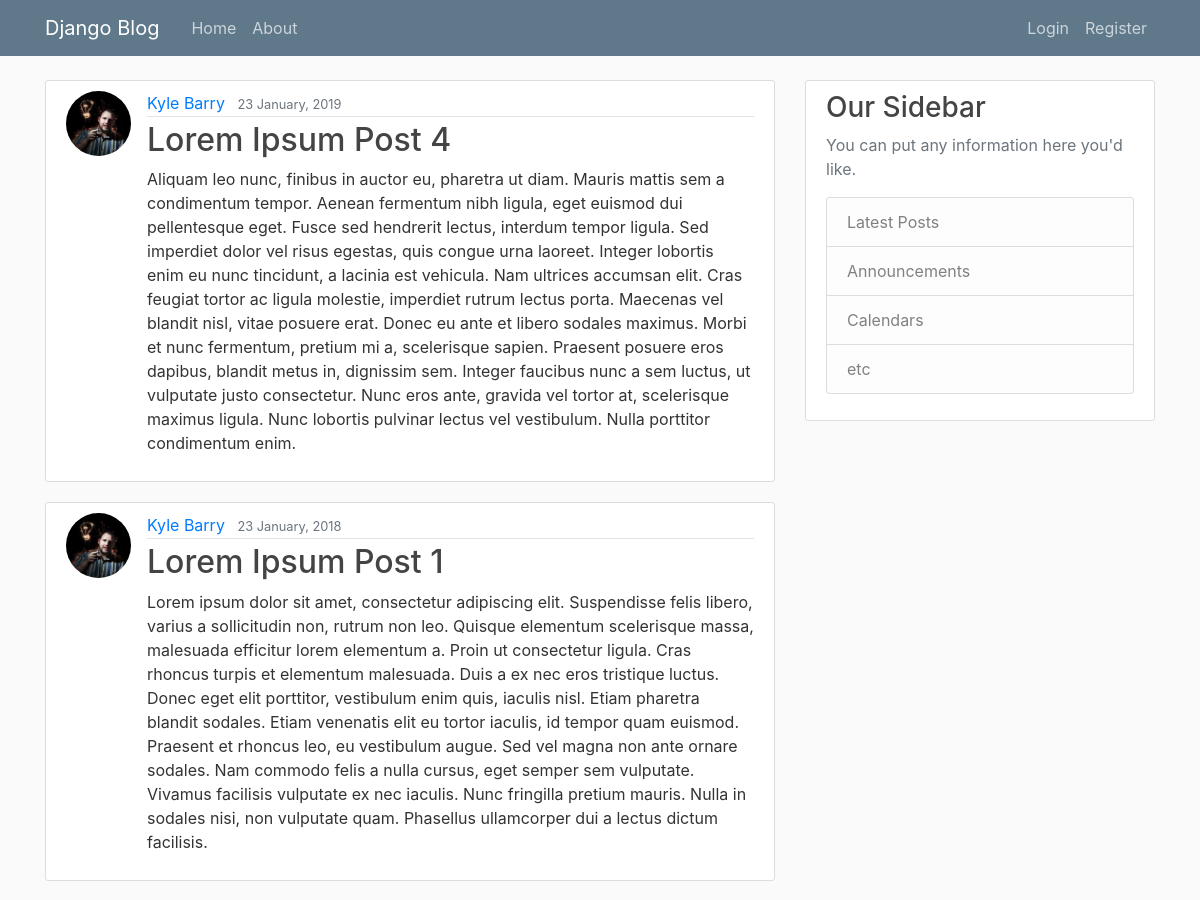
Before: / (upper part) with the older database file.
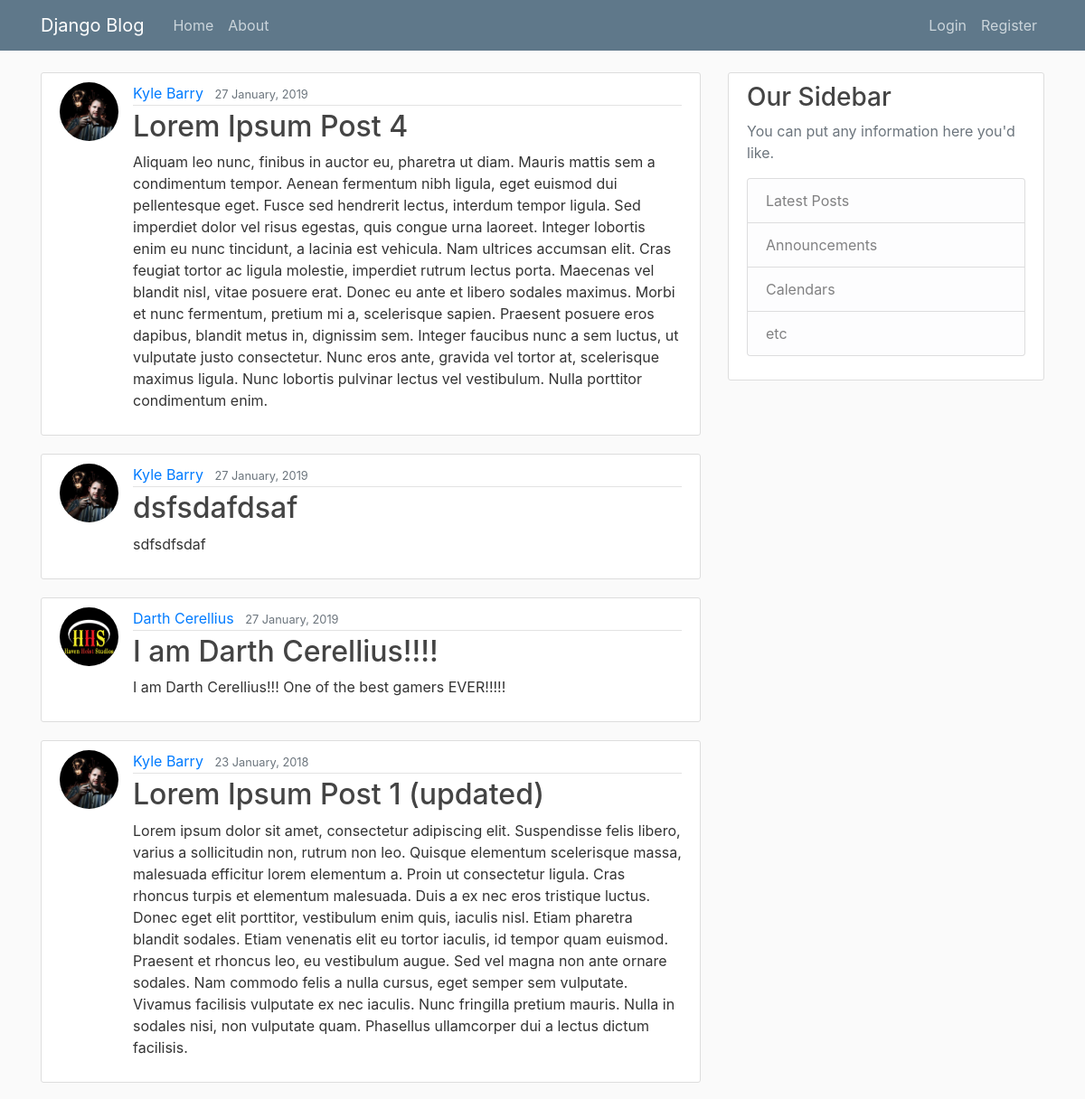
After: the same page with the newer database file.
### blog/models.py (models this page shows, shortened)
class Post(models.Model):
    title = models.CharField(max_length=100)
    content = models.TextField()
    date_posted = models.PositiveIntegerField()
    author = models.ForeignKey(User, on_delete=models.CASCADE)

### users/models.py (models this page shows, shortened)
class Profile (models.Model):
    user = models.OneToOneField(User, on_delete=models.CASCADE)
    image = models.ImageField(default='default.jpeg', upload_to='profile-pics')
    bio = models.TextField(default='')

### blog/views.py (the view)
# urls.py: path('', PostListView.as_view(), name="blog-home"),
class PostListView(ListView):
    model = Post
    template_name = 'blog/home.html'
    context_object_name = 'posts'
    ordering = ['-date_posted']

### blog/templatetags/timetags.py (called while the page is built)
def print_timestamp(timestamp):
    try:
        ts = float(timestamp)
    except ValueError:
        return None
    return "{:%d %B, %Y}".format(datetime.datetime.fromtimestamp(ts))

### blog/templates/blog/home.html
{% extends "blog/base.html" %}
{% load timetags %}
{% block content %}
    {% for post in posts%}
        <article class="media content-section">
        <img class="rounded-circle article-img" src="{{ post.author.profile.image.url }}">
          <div class="media-body">
            <div class="article-metadata">
              <a class="mr-2" href="{% url 'view-user-profile' view_user=post.author.username %}">{{ post.author.first_name }} {{ post.author.last_name }}</a>
              <small class="text-muted">{{ post.date_posted|print_timestamp }}</small>
            </div>
            <h2><a class="article-title" href="{% url 'blog-detail' post.id %}">{{ post.title }}</a></h2>
            <p class="article-content">{{ post.content }}</p>
          </div>
        </article>
    {% endfor %}
{% endblock %}

### blog/templates/blog/base.html (shortened to what this page needs)
{% load static %}
<!DOCTYPE html>
<html lang="en">
<head>
    <link rel="stylesheet" href="https://stackpath.bootstrapcdn.com/bootstrap/4.2.1/css/bootstrap.min.css">
    <link rel="stylesheet" type="text/css" href="{% static 'blog/main.css' %}">
</head>
<body>
    <header class="site-header">
      <nav class="navbar navbar-expand-md navbar-dark bg-steel fixed-top">
        <div class="container">
          <a class="navbar-brand mr-4" href="/">Django Blog</a>
          <div class="collapse navbar-collapse" id="navbarToggle">
            <div class="navbar-nav mr-auto">
              <a class="nav-item nav-link" href="{% url 'blog-home' %}">Home</a>
              <a class="nav-item nav-link" href="{% url 'about-home' %}">About</a>
            </div>
            <div class="navbar-nav">
                {% if user.is_authenticated %}
                    <a class="nav-item nav-link" href="{% url 'user-profile' edit=0%}">{{ user.first_name }} {{ user.last_name }}</a>
                    <a class="nav-item nav-link" href="{% url 'logout' %}">Logout</a>
                {% else %}
                  <a class="nav-item nav-link" href="{% url 'login' %}">Login</a>
                  <a class="nav-item nav-link" href="{% url 'users-home' %}">Register</a>
                {% endif %}
            </div>
          </div>
        </div>
      </nav>
    </header>
    <main role="main" class="container">
      <div class="row">
        <div class="col-md-8">
          {% block content %}{% endblock %}
        </div>
        <div class="col-md-4">
          <div class="content-section">
            <h3>Our Sidebar</h3>
            <p class='text-muted'>You can put any information here you'd like.
              <ul class="list-group">
                <li class="list-group-item list-group-item-light">Latest Posts</li>
                <li class="list-group-item list-group-item-light">Announcements</li>
                <li class="list-group-item list-group-item-light">Calendars</li>
                <li class="list-group-item list-group-item-light">etc</li>
              </ul>
            </p>
          </div>
        </div>
      </div>
    </main>
</body>
</html>

### blog/static/blog/main.css (style rules this page uses)
body { background: #fafafa; color: #333333; margin-top: 5rem; }
h1, h2, h3, h4, h5, h6 { color: #444444; }
ul { margin: 0; }
.bg-steel { background-color: #5f788a; }
.site-header .navbar-nav .nav-link { color: #cbd5db; }
.content-section { background: #ffffff; padding: 10px 20px; border: 1px solid #dddddd; border-radius: 3px; margin-bottom: 20px; }
.article-title { color: #444444; }
.article-content { white-space: pre-line; }
.article-img { height: 65px; width: 65px; margin-right: 16px; }
.article-metadata { padding-bottom: 1px; margin-bottom: 4px; border-bottom: 1px solid #e3e3e3 }

Changed rows visible on the page:
changed Post "Lorem Ipsum Post 4": date_posted|print_timestamp "23 January, 2019" → "27 January, 2019"
added Post: author.profile.image (picture), author.first_name "Kyle", author.last_name "Barry", date_posted|print_timestamp "27 January, 2019", title "dsfsdafdsaf", content "sdfsdfsdaf"
added Post: author.profile.image (picture), author.first_name "Darth", author.last_name "Cerellius", date_posted|print_timestamp "27 January, 2019", title "I am Darth Cerellius!!!!", content "I am Darth Cerellius!!! One of the best gamers EVER!!!!!"
changed Post: title "Lorem Ipsum Post 1" → "Lorem Ipsum Post 1 (updated)"
